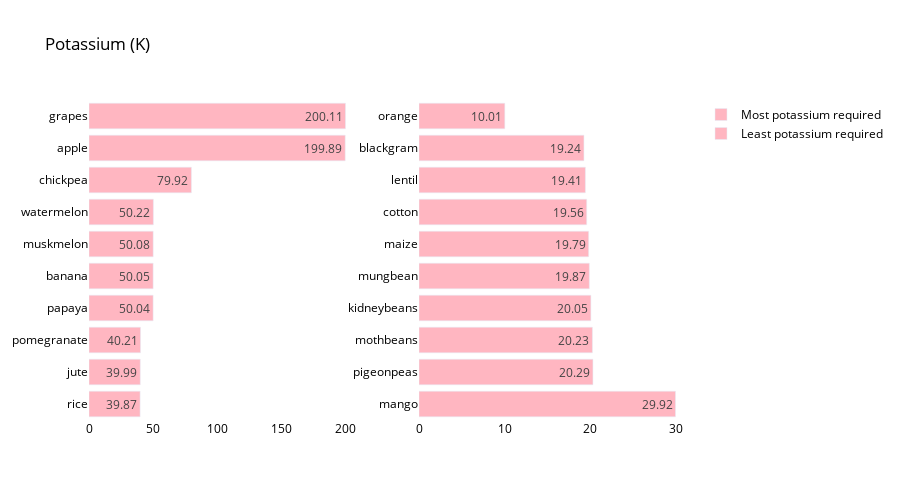

Notebook source saved alongside this figure:
### Markdown cell above
## Potassium analysis

### Code cell
crop_summary_K = crop_summary.sort_values(by='K', ascending=False)
  
fig = make_subplots(rows=1, cols=2)

top = {
    'y' : crop_summary_K['K'][0:10].sort_values().index,
    'x' : crop_summary_K['K'][0:10].sort_values()
}

last = {
    'y' : crop_summary_K['K'][-10:].index,
    'x' : crop_summary_K['K'][-10:]
}

fig.add_trace(
    go.Bar(top,
           name="Most potassium required",
           marker_color=random.choice(colorarr),
           orientation='h',
          text=top['x']),
    
    row=1, col=1
)

fig.add_trace(
    go.Bar(last,
           name="Least potassium required",
           marker_color=random.choice(colorarr),
           orientation='h',
          text=last['x']),
    row=1, col=2
)
fig.update_traces(texttemplate='%{text}', textposition='inside')
fig.update_layout(title_text="Potassium (K)",
                  plot_bgcolor='white',
                  font_size=12, 
                  font_color='black',
                 height=500)

fig.update_xaxes(showgrid=False)
fig.update_yaxes(showgrid=False)
fig.show()

### Figure 1 — Plotly figure (JSON) as saved in the notebook; plotly's stock layout.template omitted (floating-point values rounded to 4 significant figures)
{"data": [{"marker": {"color": "#Ffb6c1"}, "name": "Most potassium required", "orientation": "h", "text": [39.87, 39.99, 40.21, 50.04, 50.05, 50.08, 50.22, 79.92, 199.9, 200.1], "textposition": "inside", "texttemplate": "%{text}", "type": "bar", "x": [39.87, 39.99, 40.21, 50.04, 50.05, 50.08, 50.22, 79.92, 199.9, 200.1], "xaxis": "x", "y": ["rice", "jute", "pomegranate", "papaya", "banana", "muskmelon", "watermelon", "chickpea", "apple", "grapes"], "yaxis": "y"}, {"marker": {"color": "#Ffb6c1"}, "name": "Least potassium required", "orientation": "h", "text": [29.92, 20.29, 20.23, 20.05, 19.87, 19.79, 19.56, 19.41, 19.24, 10.01], "textposition": "inside", "texttemplate": "%{text}", "type": "bar", "x": [29.92, 20.29, 20.23, 20.05, 19.87, 19.79, 19.56, 19.41, 19.24, 10.01], "xaxis": "x2", "y": ["mango", "pigeonpeas", "mothbeans", "kidneybeans", "mungbean", "maize", "cotton", "lentil", "blackgram", "orange"], "yaxis": "y2"}], "layout": {"font": {"color": "black", "size": 12}, "height": 500, "plot_bgcolor": "white", "title": {"text": "Potassium (K)"}, "xaxis": {"anchor": "y", "domain": [0, 0.45], "showgrid": false}, "xaxis2": {"anchor": "y2", "domain": [0.55, 1], "showgrid": false}, "yaxis": {"anchor": "x", "domain": [0, 1], "showgrid": false}, "yaxis2": {"anchor": "x2", "domain": [0, 1], "showgrid": false}}}
